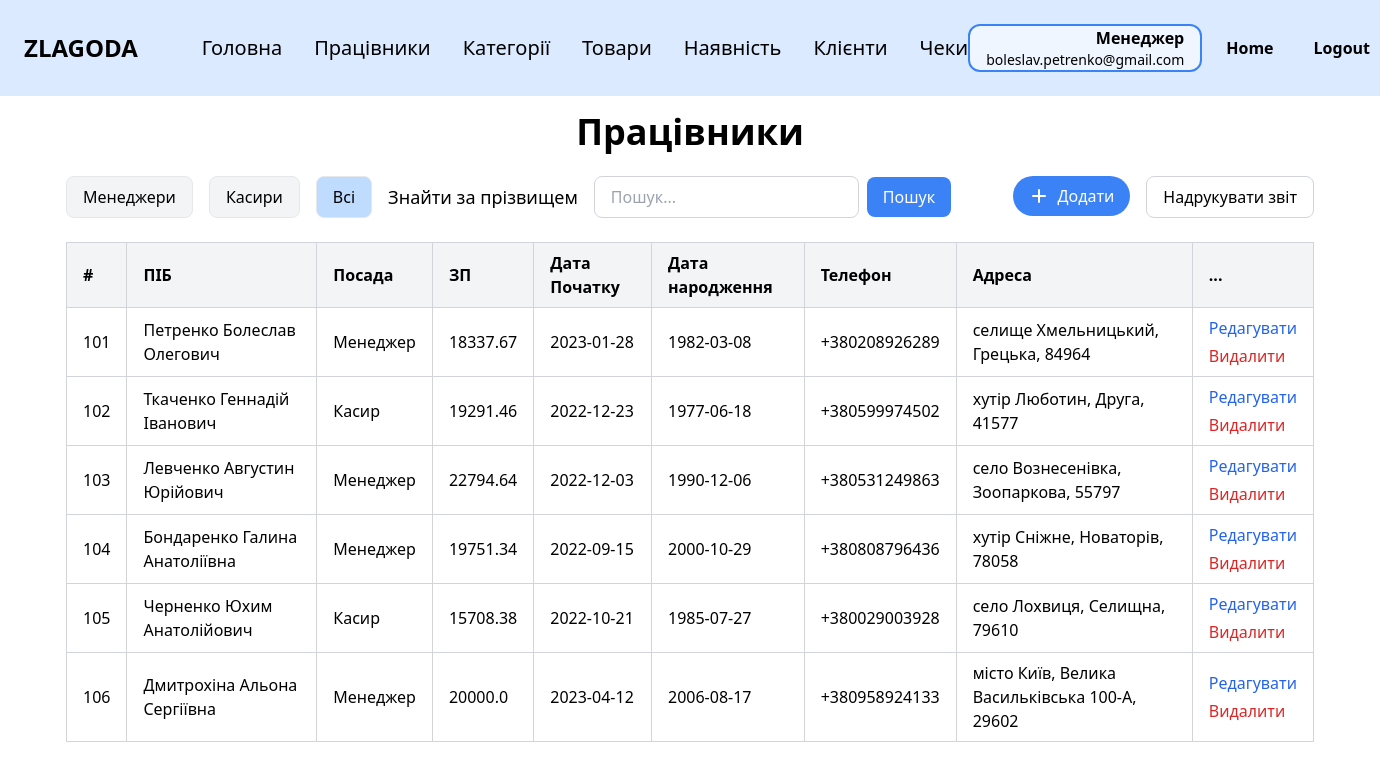
/employees (signed in), run on an earlier commit of the app's database.
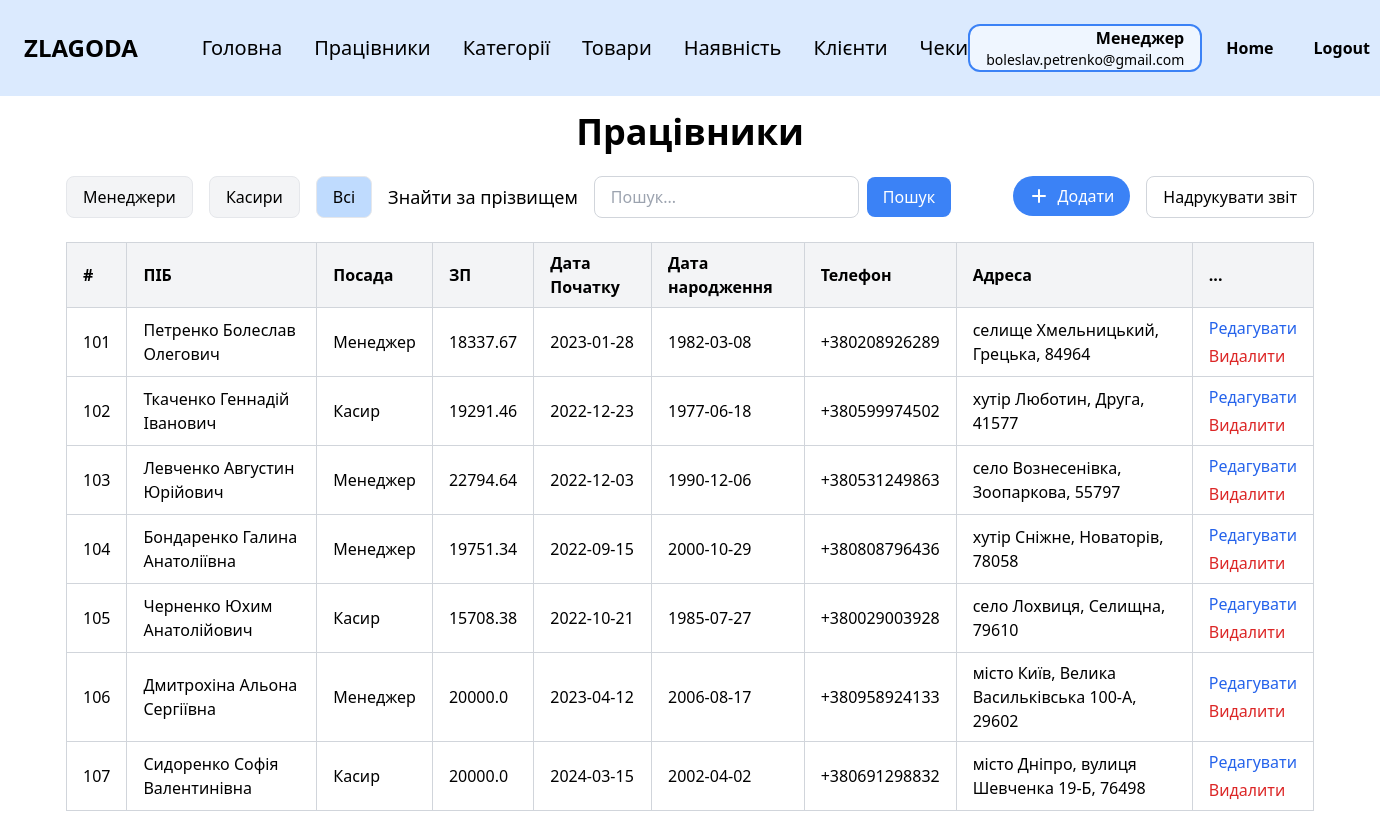
And on a later commit of the database.
### tables this page shows
CREATE TABLE employee (
                id INTEGER PRIMARY KEY,
                last_name TEXT NOT NULL,
                first_name TEXT NOT NULL,
                middle_name TEXT,
                position TEXT NOT NULL,
                salary REAL NOT NULL,
                start_date DATE NOT NULL,
                birth_date DATE NOT NULL,
                phone TEXT NOT NULL,
                city TEXT NOT NULL,
                street TEXT NOT NULL,
                postal_code TEXT NOT NULL,
                password TEXT NOT NULL,
                email TEXT NOT NULL UNIQUE
            );

### zlg_website/views/employees.py (the view)
@views.route('/employees')
@login_required
def employees():
   if current_user.position != 'Менеджер':
       abort(403)
   search_query = request.args.get('search', '')
   position_filter = request.args.get('position')
   sort = request.args.get('sort')
   order = request.args.get('order', 'asc')
   query = "SELECT* FROM employee"
   filters = []
   params = {}
   if position_filter:
       filters.append("position = :position")
       params["position"] = position_filter
   if filters:
       query += " WHERE " + " AND ".join(filters)
   if sort == 'last_name':
       query += f" ORDER BY last_name {'DESC' if order == 'desc' else 'ASC'}"
   else:
       query += " ORDER BY id ASC"
   with db.engine.connect() as conn:
       result = conn.execute(text(query), params)
       employees = [dict(row._mapping) for row in result]
   if search_query:
       search_lower = search_query.lower()
       employees = [
           emp for emp in employees
           if emp.get('last_name') and emp['last_name'].lower().startswith(search_lower)
       ]
   for emp in employees:
       emp['full_name'] = f"{emp['last_name']} {emp['first_name']} {emp['middle_name']}".strip()
       emp['address'] = f"{emp['city']}, {emp['street']}, {emp['postal_code']}".strip()
   return render_template("employees.html", user=current_user, employees=employees, current_filter=position_filter)

### zlg_website/__init__.py (called while the page is built)
def create_app():
    app = Flask(__name__)
    app.config['SECRET_KEY'] = 'zlagoda'
    app.config['SQLALCHEMY_DATABASE_URI'] = f'sqlite:///{os.path.join(app.instance_path, DB_NAME)}'
    app.config['SQLALCHEMY_TRACK_MODIFICATIONS'] = False
    db.init_app(app)
    from .views import views
    from .auth import auth
    app.register_blueprint(views, url_prefix='/')
    app.register_blueprint(auth, url_prefix='/')
    from .models import Employee, Category, Product
    with app.app_context():
        if database_is_empty(app):
            create_database(app)
    login_manager = LoginManager()
    login_manager.login_view = 'auth.login'
    login_manager.init_app(app)
    @login_manager.user_loader
    def load_user(id):
        return Employee.get_by_id(id)
    return app

### zlg_website/templates/employees.html (shortened to what the changed rows need)
{% extends "base.html" %}
{% block content %}
<div class="py-4">
    <h1 class="text-4xl font-bold mb-6 text-center">Працівники</h1>
    <div class="overflow-x-auto">
        <table class="min-w-full border-collapse border border-gray-300">
            <thead>
            <tr class="bg-gray-100">
                <th class="border border-gray-300 px-4 py-2 text-left">
                    <a href="{{ url_for('views.employees', search=request.args.get('search'), position=current_filter, sort='id', order='asc' if request.args.get('order') == 'desc' else 'desc') }}" class="hover:underline">
                        #
                    </a>
                </th>
                <th class="border border-gray-300 px-4 py-2 text-left">
                    <a href="{{ url_for('views.employees', search=request.args.get('search'), position=current_filter, sort='last_name', order='asc' if request.args.get('order') == 'desc' else 'desc') }}" class="hover:underline">
                        ПІБ
                    </a>
                </th>
                <th class="border border-gray-300 px-4 py-2 text-left">Посада</th>
                <th class="border border-gray-300 px-4 py-2 text-left">ЗП</th>
                <th class="border border-gray-300 px-4 py-2 text-left">Дата Початку</th>
                <th class="border border-gray-300 px-4 py-2 text-left">Дата народження</th>
                <th class="border border-gray-300 px-4 py-2 text-left">Телефон</th>
                <th class="border border-gray-300 px-4 py-2 text-left">Адреса</th>
                <th class="border border-gray-300 px-4 py-2 text-left">...</th>
            </tr>
            </thead>
            <tbody>
            {% if employees %}
            {% for employee in employees %}
            <tr>
                <td class="border border-gray-300 px-4 py-2">{{ employee.id }}</td>
                <td class="border border-gray-300 px-4 py-2">{{ employee.full_name }}</td>
                <td class="border border-gray-300 px-4 py-2">{{ employee.position }}</td>
                <td class="border border-gray-300 px-4 py-2">{{ employee.salary }}</td>
                <td class="border border-gray-300 px-4 py-2">{{ employee.start_date }}</td>
                <td class="border border-gray-300 px-4 py-2">{{ employee.birth_date }}</td>
                <td class="border border-gray-300 px-4 py-2">{{ employee.phone }}</td>
                <td class="border border-gray-300 px-4 py-2">{{ employee.address }}</td>
                <td class="border border-gray-300 px-4 py-2">
                    <div class="flex flex-col space-y-1">
                        <a href="/employees/edit/{{ employee.id }}" class="text-blue-600 hover:underline">Редагувати</a>
                        <form method="POST" action="{{ url_for('views.delete_employee', id=employee.id) }}" onsubmit="return confirmDeleteEmployee()" class="inline">
                            <button type="submit" class="text-red-600 hover:underline">Видалити</button>
                        </form>
                    </div>
                </td>
            </tr>
            {% endfor %}
            {% endif %}
            </tbody>
        </table>
    </div>
</div>
{% endblock %}

### zlg_website/templates/base.html (shortened to what this page needs)
<!DOCTYPE html>
<html lang="en">
<head>
    <link rel="stylesheet" href="https://cdn.jsdelivr.net/npm/tailwindcss@2.2.19/dist/tailwind.min.css">
</head>
<body class="bg-white text-black">
<nav class="bg-blue-100 p-6">
    <div class="flex items-center justify-between">
        <div class="text-black text-2xl font-black mr-16">ZLAGODA</div>
        {% if user.is_authenticated %}
        <div class="flex gap-8 max-md:gap-5 max-sm:hidden">
            <a href="/" class="text-xl cursor-pointer max-md:text-base">Головна</a>
            {% if user.position == 'Менеджер' %}
            <a href="/employees" class="text-xl cursor-pointer max-md:text-base">Працівники</a>
            <a href="/categories" class="text-xl cursor-pointer max-md:text-base">Категорії</a>
            <a href="/products" class="text-xl cursor-pointer max-md:text-base">Товари</a>
            <a href="/stock" class="text-xl cursor-pointer max-md:text-base">Наявність</a>
            <a href="/clients" class="text-xl cursor-pointer max-md:text-base">Клієнти</a>
            <a href="/receipts" class="text-xl cursor-pointer max-md:text-base">Чеки</a>
            {% endif %}
        </div>
        {% endif %}
        {% if user.is_authenticated %}
        <div class="flex items-center gap-6">
            <div class="px-4 border-2 border-blue-500 rounded-xl bg-blue-50 text-right">
                <p class="text-base font-semibold">
                    {% if user.position == 'Касир' %}
                    Касир
                    {% elif user.position == 'Менеджер' %}
                    Менеджер
                    {% else %}
                    {{ user.position }}
                    {% endif %}
                </p>
                <p class="text-sm">{{ user.email }}</p>
            </div>
            <a href="/welcome" class="text-black font-bold mr-4">Home</a>
            <a href="/logout" class="text-black font-bold">Logout</a>
        </div>
        {% else %}
        <a href="/login" class="text-black font-bold">Login</a>
        {% endif %}
    </div>
</nav>
<div class="container mx-auto px-4">
    {% block content %}{% endblock %}
</div>
</body>
</html>

What changed in the data, as far as the page shows it:
added employee: id "107", full_name "Сидоренко Софія Валентинівна", position "Касир", salary "20000.0", start_date "2024-03-15", birth_date "2002-04-02", phone "+380691298832", address "місто Дніпро, вулиця Шевченка 19-Б, 76498"
